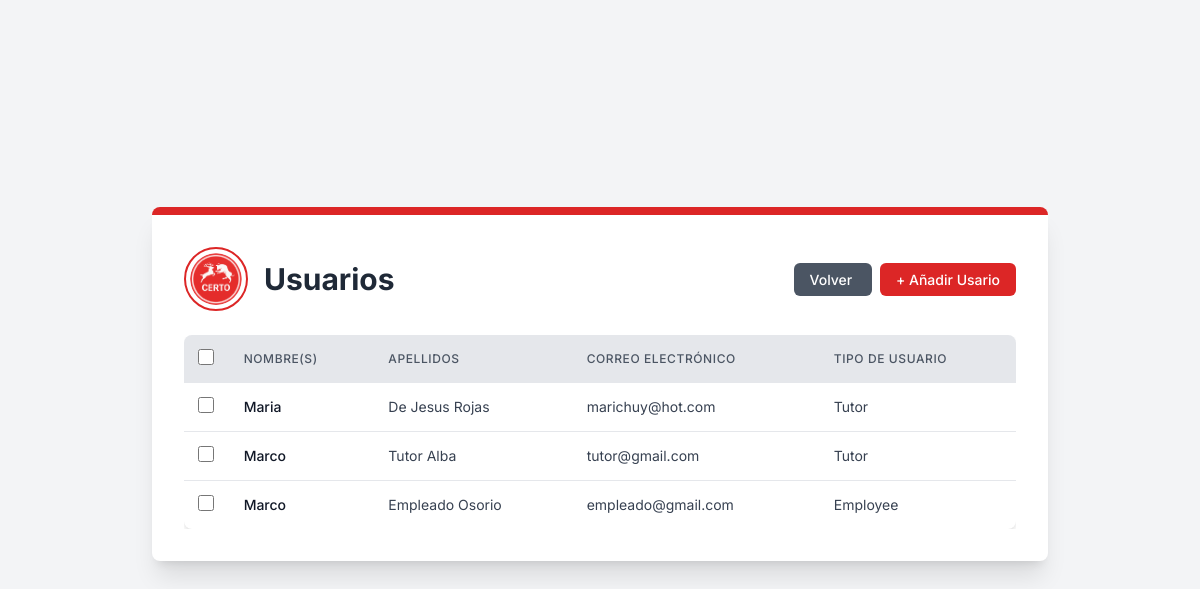
The page /core/users/ (signed in) on the database as committed earlier.
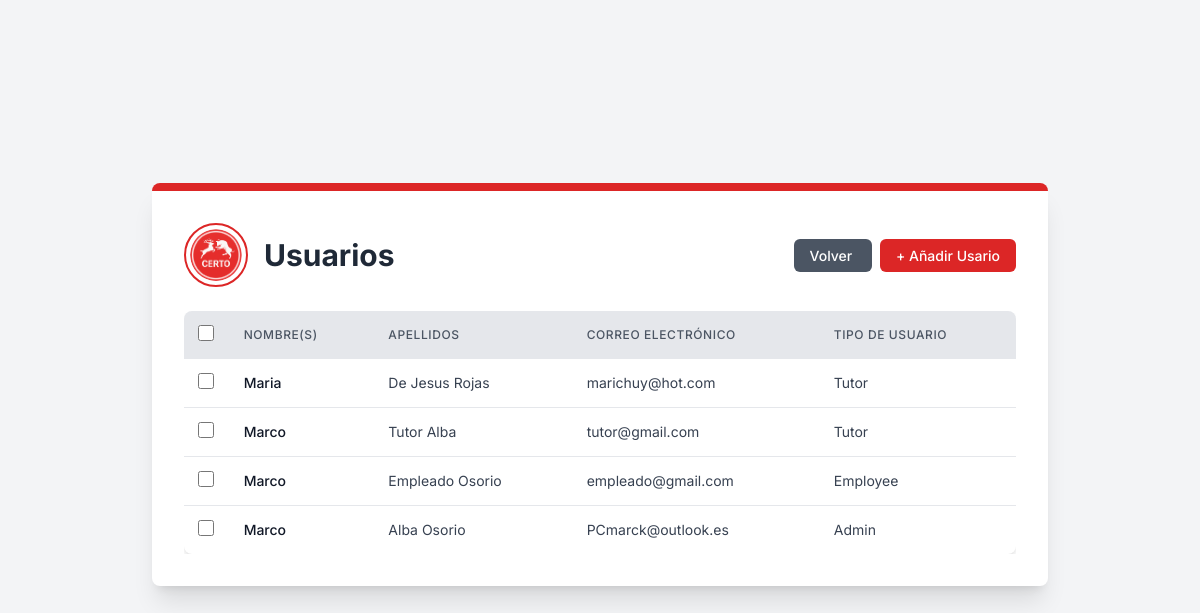
The same page on the database as committed later.
### core/models.py (models this page shows, shortened)
class Usuarios(models.Model):
    user = models.OneToOneField(User, on_delete=models.CASCADE, default=None)
    nombre = models.CharField(max_length=100)
    paterno = models.CharField(max_length=100)
    materno = models.CharField(max_length=100)
    email = models.EmailField()
    telefono = models.CharField(max_length=15)
    fecha_registro = models.DateTimeField(auto_now_add=True)
    groupId = models.ForeignKey(Group, on_delete=models.CASCADE)

### core/views.py (the view)
# urls.py: path("users/", views.user_list_view, name="user_list_view"),
def user_list_view(request):
    if request.user.is_authenticated:
        users = Usuarios.objects.all()
        return render(request, 'Users/users_list_view.html', {'users': users})
    else:
        return redirect('core:signInUp')

### core/templates/Users/users_list_view.html (shortened to what this page needs)
{% extends "main.html" %} {% load static %}{% block content %}
<div
  class="bg-white p-8 rounded-lg shadow-xl max-w-4xl w-full border-t-8 border-primary-red mb-8"
>
  <div class="flex flex-col md:flex-row items-center justify-between mb-6">
    <div class="flex items-center mb-4 md:mb-0">
      <img
        src="{% static 'img/logos/logo.png' %}"
        alt="Logo de la Cafetería Certo"
        class="w-16 h-16 rounded-full border-2 border-primary-red p-1 object-cover mr-4"
      />
      <h1 class="text-3xl font-bold text-gray-800">Usuarios</h1>
    </div>
    <div class="text-right">
      <a
        href="/core/dashboard"
        class="px-4 py-2 text-sm font-medium text-white bg-gray-600 rounded-md hover:bg-gray-700 transition duration-300 ease-in-out mr-2"
      >
        Volver
      </a>
      <a
        href="/core/signInUp/"
        class="px-4 py-2 text-sm font-medium text-white bg-primary-red rounded-md hover:bg-red-700 transition duration-300 ease-in-out"
      >
        + Añadir Usario
      </a>
    </div>
  </div>
  <div class="overflow-x-auto">
        <form
      id="deleteForm"
      method="post"
      action="{% url 'core:bulk_delete' 'Usuarios' 'core:user_list_view' %}"
    >
    <table class="min-w-full bg-white rounded-lg shadow-custom">
      <thead class="bg-gray-200">
        <tr>
          <th class="py-3 px-2 text-center rounded-tl-lg">
              <input
                type="checkbox"
                id="selectAll"
                class="form-checkbox h-4 w-4 text-primary-red"
              />
            </th>
          <th
            class="py-3 px-4 text-left text-xs font-medium text-gray-600 uppercase tracking-wider"
          >
            Nombre(s)
          </th>
          <th
            class="py-3 px-4 text-left text-xs font-medium text-gray-600 uppercase tracking-wider"
          >
            Apellidos
          </th>
          <th
            class="py-3 px-4 text-left text-xs font-medium text-gray-600 uppercase tracking-wider"
          >
            Correo Electrónico
          </th>
          <th
            class="py-3 px-4 text-left text-xs font-medium text-gray-600 uppercase tracking-wider rounded-tr-lg"
          >
            Tipo de Usuario
          </th>
        </tr>
      </thead>
      <tbody class="divide-y divide-gray-200">
        {% for user in users %}
        <tr class="hover:bg-gray-50">
          <td class="py-3 px-2 text-center">
              <input
                type="checkbox"
                name="selected_ids"
                value="{{ user.id }}"
                class="rowCheckbox form-checkbox h-4 w-4 text-primary-red"
              />
          </td>
          <td
            class="py-3 px-4 whitespace-nowrap text-sm font-medium text-gray-900"
          >
            {{ user.nombre }}
          </td>
          <td class="py-3 px-4 whitespace-nowrap text-sm text-gray-700">
            {{ user.paterno }} {{ user.materno }}
          </td>
          <td class="py-3 px-4 whitespace-nowrap text-sm text-gray-700">
            {{ user.email }}
          </td>
          <td class="py-3 px-4 whitespace-nowrap text-sm text-gray-700">
            {{ user.groupId|join:", " }}
          </td>
        </tr>
        {% endfor %}
      </tbody>
    </table>
  </div>
</div>
{% endblock %}

Rows that differ between the two databases and show on the page:
added Usuarios: nombre "Marco", paterno "Alba", materno "Osorio", email "PCmarck@outlook.es", groupId "Admin"
